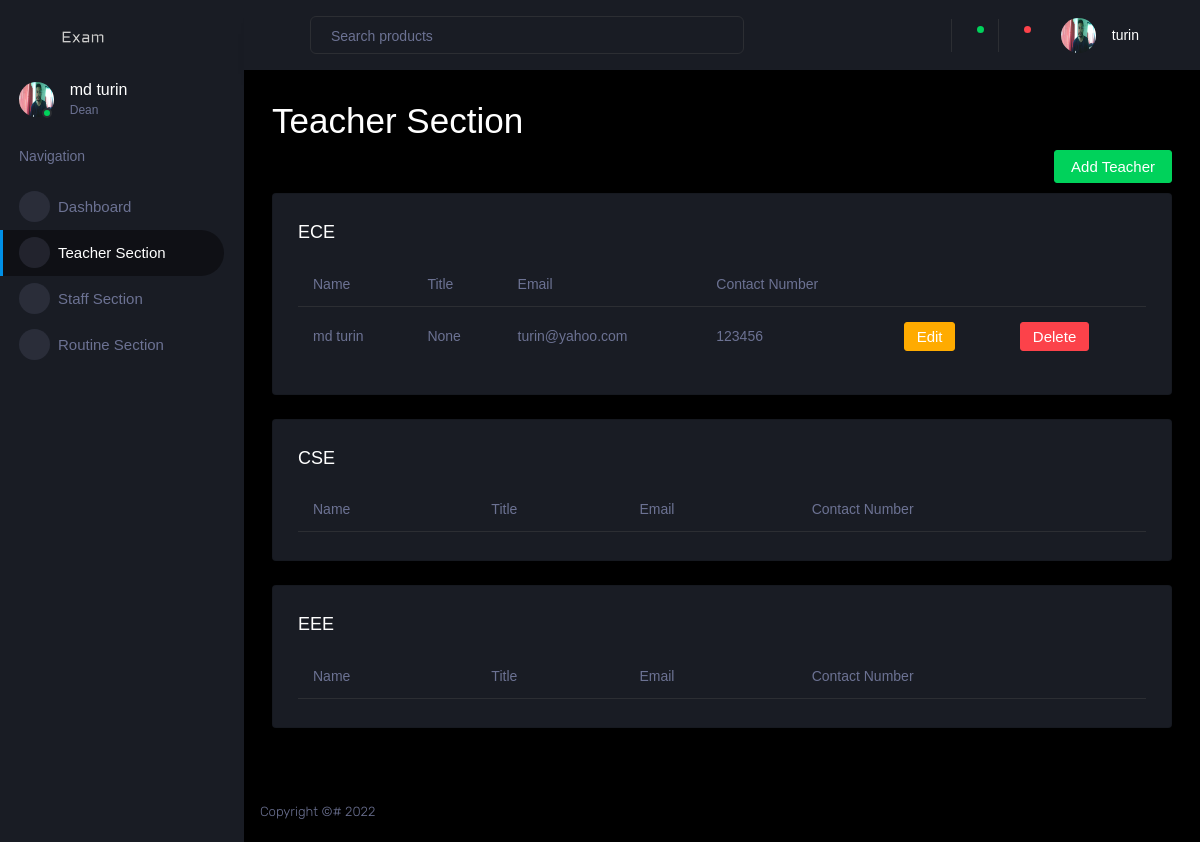
The page /user/teacher-section (signed in) on the database as committed earlier.
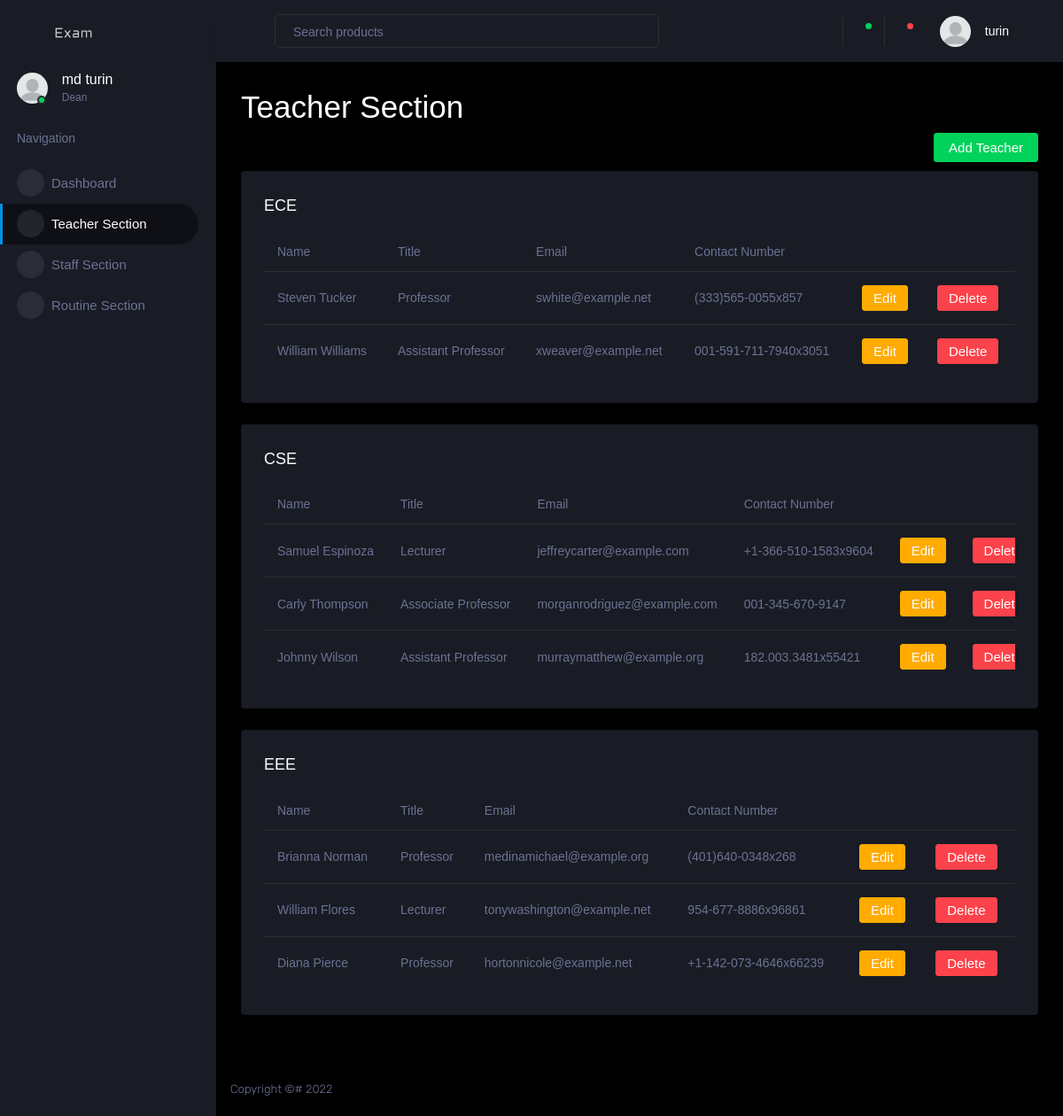
The same page on the database as committed later.
### account/models.py (models this page shows, shortened)
class Teacher(models.Model):
    user = models.OneToOneField(
        User, on_delete=models.CASCADE, primary_key=True)
    title = models.CharField(max_length=255, null=False,
                             choices=TEACHER_TITLE_CHOICES, default='None')
    contact_number = models.CharField(null=False, unique=True, max_length=255)
    profile_picture = models.ImageField(
        upload_to=get_profile_pictures_directory, blank=True, null=True)
    department = models.ForeignKey(
        Department, on_delete=models.DO_NOTHING)

### dashboard/models.py (models this page shows)
class Department(models.Model):
    name = models.CharField(max_length=255, null=True)
    faculty = models.ForeignKey(Faculty, on_delete=models.PROTECT)
    def __str__(self) -> str:
        return self.name

### dashboard/views.py (the view)
# urls.py: path('teacher-section', teacher_page, name='teacher-section'),
def teacher_page(request):
    context = get_context(request)
    return render(request, 'teacher-section.html', context)

### dashboard/models.py (called while the page is built)
    def __str__(self) -> str:
        return self.name

### dashboard/views.py (called while the page is built)
def is_dean(user):
    try:
        teacher = Teacher.objects.get(user=user)
    except Teacher.DoesNotExist:
        return None
    deans = Dean.objects.filter(teacher=teacher).order_by('-joined')[:1]
    if len(deans) != 1:
        return None
    return deans[0]

def is_staff(user):
    try:
        staff = Staff.objects.get(user=user)
    except Staff.DoesNotExist:
        return None
    return staff

def is_teacher(user):
    try:
        teacher = Teacher.objects.get(user=user)
    except Teacher.DoesNotExist:
        return None
    return teacher

def get_staff(faculty):
    return list(Staff.objects.filter(faculty=faculty))

def get_courses(faculty):
    courses = Course.objects.all()
    selected_courses = []
    for course in courses:
        dept = Department.objects.get(name=course.department)
        if dept.faculty == faculty:
            selected_courses.append(course)
    return selected_courses

def get_routines(faculty):
    return list(Routine.objects.filter(faculty=faculty))

def get_teachers(faculty):
    teachers = Teacher.objects.all()
    selected_teachers = []
    for teacher in teachers:
        dept = Department.objects.get(name=teacher.department)
        if dept.faculty == faculty:
            selected_teachers.append(teacher)
    return selected_teachers

def get_context(request):
    faculty_name = None
    dean = is_dean(request.user)
    staff = is_staff(request.user)
    teacher = is_teacher(request.user)
    if staff:
        faculty_name = staff.faculty
    elif dean:
        faculty_name = dean.faculty
    context = {
        'is_staff': (staff != None or dean != None),
        'if_staff': staff,
        'if_dean': dean,
        'user': staff or teacher
    }
    if context['is_staff']:
        faculty = Faculty.objects.get(name=faculty_name)
        context['staffs'] = get_staff(faculty)
        context['courses'] = get_courses(faculty_name)
        context['routines'] = get_routines(faculty)
        context['teachers'] = get_teachers(faculty_name)
        context['departments'] = list(Department.objects.filter(faculty=faculty))
    return context

### dashboard/templates/teacher-section.html
{% extends "dashboard-base.html" %}
{% load static %}
{% block content %}
<h1>Teacher Section</h1>
<div class="create-new">
  <a class="nav-link btn btn-success create-new-button"  href="{% url 'add-teacher' %}" >
    Add Teacher
  </a>
</div>
{% for department in departments %}
  <div class="row">
    <div class="col-12 grid-margin">
      <div class="card">
        <div class="card-body">
          <h4 class="card-title">{{ department.name }}</h4>
          <div class="table-responsive">
            <table class="table">
              <thead>
                <tr>
                  <th>Name</th>
                  <th>Title</th>
                  <th>Email</th>
                  <th>Contact Number</th>
                </tr>
              </thead>
              <tbody>
                {% for teacher in teachers %}
                  {% if department == teacher.department %}
                    <tr>
                      <td>{{ teacher.user.first_name }} {{ teacher.user.last_name }}</td>
                      <td>{{ teacher.title }}</td>
                      <td>{{ teacher.user }}</td>
                      <td>{{ teacher.contact_number }}</td>
                      <td><button class="btn btn-warning">Edit</button></td>
                      <td><button class="btn btn-danger">Delete</button></td>
                    </tr>
                  {% endif %}
                {% endfor %}
              </tbody>
            </table>
          </div>
        </div>
      </div>
    </div>
  </div>
{% endfor %}
{% endblock content %}

### dashboard/templates/dashboard-base.html (shortened to what this page needs)
{% load static %}
<!DOCTYPE html>
<html lang="en">
  <head>
    <link rel="stylesheet" href="{% static 'dashboard/vendors/mdi/css/materialdesignicons.min.css' %}" />
    <link rel="stylesheet" href="{% static 'dashboard/vendors/css/vendor.bundle.base.css' %}" />
    <link rel="stylesheet" href="{% static 'dashboard/vendors/jvectormap/jquery-jvectormap.css' %}" />
    <link rel="stylesheet" href="{% static 'dashboard/vendors/flag-icon-css/css/flag-icon.min.css' %}" />
    <link rel="stylesheet" href="{% static 'dashboard/vendors/owl-carousel-2/owl.carousel.min.css' %}" />
    <link rel="stylesheet" href="{% static 'dashboard/vendors/owl-carousel-2/owl.theme.default.min.css' %}" />
    <link rel="stylesheet" href="{% static 'dashboard/css/style.css' %}" />
  </head>
  <body>
    <div class="container-scroller">
      <nav class="sidebar sidebar-offcanvas" id="sidebar">
        <div class="sidebar-brand-wrapper d-none d-lg-flex align-items-center justify-content-center fixed-top" >
          <a class="sidebar-brand brand-logo" href="#">
            <img src="{% static 'dashboard/images/logo.svg' %}" alt="logo"/>
          </a>
        </div>
        <ul class="nav">
          <li class="nav-item profile">
            <div class="profile-desc">
              <div class="profile-pic">
                <div class="count-indicator">
                  {% if user.profile_picture %}
                    <img class="img-xs rounded-circle" src="{{ user.profile_picture.url }}" />
                  {% else %}
                    <img class="img-xs rounded-circle" src="{% static 'dashboard/images/dummy.png' %}" />
                  {% endif %}
                  <span class="count bg-success"></span>
                </div>
                <div class="profile-name">
                  <h5 class="mb-0 font-weight-normal">
                    {{ user.user.first_name }} {{ user.user.last_name }}
                  </h5>
                  <span>
                    {% if if_staff %}
                      Staff
                    {% elif if_dean %}
                      Dean
                    {% else %}
                      Teacher
                    {% endif %}
                  </span>
                </div>
              </div>
            </div>
          </li>
          <li class="nav-item nav-category">
            <span class="nav-link">Navigation</span>
          </li>
          <li class="nav-item menu-items">
            <a class="nav-link" href="{% url 'dashboard-page' %}">
              <span class="menu-icon">
                <i class="mdi mdi-speedometer"></i>
              </span>
              <span class="menu-title">Dashboard</span>
            </a>
          </li>
          {% if is_staff %}
          <li class="nav-item menu-items">
            <a class="nav-link" href="{% url 'teacher-section' %}">
              <span class="menu-icon">
                <i class="mdi mdi-playlist-play"></i>
              </span>
              <span class="menu-title">Teacher Section</span>
            </a>
          </li>
          {% if if_dean %}
          <li class="nav-item menu-items">
            <a class="nav-link" href="{% url 'staff-section' %}">
              <span class="menu-icon">
                <i class="mdi mdi-table-large"></i>
              </span>
              <span class="menu-title">Staff Section</span>
            </a>
          </li>
          {% endif %}
          <li class="nav-item menu-items">
            <a class="nav-link" href="{% url 'routine-section' %}">
              <span class="menu-icon">
                <i class="mdi mdi-chart-bar"></i>
              </span>
              <span class="menu-title">Routine Section</span>
            </a>
          </li>
          {% endif %}
        </ul>
      </nav>
      <div class="container-fluid page-body-wrapper">
        <nav class="navbar p-0 fixed-top d-flex flex-row">
          <div class="navbar-menu-wrapper flex-grow d-flex align-items-stretch">
            <button
              class="navbar-toggler navbar-toggler align-self-center"
              type="button"
              data-toggle="minimize"
            >
              <span class="mdi mdi-menu"></span>
            </button>
            <ul class="navbar-nav w-100">
              <li class="nav-item w-100">
                <form class="nav-link mt-2 mt-md-0 d-none d-lg-flex search">
                  <input
                    type="text"
                    class="form-control"
                    placeholder="Search products"
                  />
                </form>
              </li>
            </ul>
            <ul class="navbar-nav navbar-nav-right">
              <li class="nav-item nav-settings d-none d-lg-block">
                <a class="nav-link" href="#">
                  <i class="mdi mdi-view-grid"></i>
                </a>
              </li>
              <li class="nav-item dropdown border-left">
                <a
                  class="nav-link count-indicator dropdown-toggle"
                  id="messageDropdown"
                  href="#"
                  data-toggle="dropdown"
                  aria-expanded="false"
                >
                  <i class="mdi mdi-email"></i>
                  <span class="count bg-success"></span>
                </a>
              </li>
              <li class="nav-item dropdown border-left">
                <a
                  class="nav-link count-indicator dropdown-toggle"
                  id="notificationDropdown"
                  href="#"
                  data-toggle="dropdown"
                >
                  <i class="mdi mdi-bell"></i>
                  <span class="count bg-danger"></span>
                </a>
              </li>
              <li class="nav-item dropdown">
                <a
                  class="nav-link"
                  id="profileDropdown"
                  href="#"
                  data-toggle="dropdown"
                >
                  <div class="navbar-profile">
                    {% if user.profile_picture %}
                      <img
                      class="img-xs rounded-circle"
                      src="{{ user.profile_picture.url }}"
                      />
                    {% else %}
                      <img
                      class="img-xs rounded-circle"
                      src="{% static 'dashboard/images/dummy.png' %}"
                      />
                    {% endif %}
                    <p class="mb-0 d-none d-sm-block navbar-profile-name">
                      {{ user.user.last_name }}
                    </p>
                    <i class="mdi mdi-menu-down d-none d-sm-block pl-3"></i>
                  </div>
                </a>
              </li>
            </ul>
          </div>
        </nav>
        <div class="main-panel">
          <div class="content-wrapper">
            {% block content %}{% endblock %}
          </div>
          <footer class="footer">
            <div
              class="d-sm-flex justify-content-center justify-content-sm-between"
            >
              <span
                class="text-muted d-block text-center text-sm-left d-sm-inline-block"
                >Copyright ©# 2022</span
              >
            </div>
          </footer>
        </div>
      </div>
    </div>
  </body>
</html>

Rows that differ between the two databases and show on the page:
changed Teacher "md": profile_picture: picture removed
changed Department "ECE": loses Teacher (profile_picture (picture), user.first_name "md", user.last_name "turin", title "None", user "turin@yahoo.com", contact_number "123456")
added Teacher: user.first_name "Steven", user.last_name "Tucker", title "Professor", user "swhite@example.net", contact_number "(333)565-0055x857", shown under Department "ECE"
added Teacher: user.first_name "William", user.last_name "Williams", title "Assistant Professor", user "xweaver@example.net", contact_number "001-591-711-7940x3051", shown under Department "ECE"
added Teacher: user.first_name "Samuel", user.last_name "Espinoza", title "Lecturer", user "jeffreycarter@example.com", contact_number "+1-366-510-1583x9604", shown under Department "CSE"
added Teacher: user.first_name "Carly", user.last_name "Thompson", title "Associate Professor", user "morganrodriguez@example.com", contact_number "001-345-670-9147", shown under Department "CSE"
added Teacher: user.first_name "Johnny", user.last_name "Wilson", title "Assistant Professor", user "murraymatthew@example.org", contact_number "182.003.3481x55421", shown under Department "CSE"
added Teacher: user.first_name "Brianna", user.last_name "Norman", title "Professor", user "medinamichael@example.org", contact_number "(401)640-0348x268", shown under Department "EEE"
added Teacher: user.first_name "William", user.last_name "Flores", title "Lecturer", user "tonywashington@example.net", contact_number "954-677-8886x96861", shown under Department "EEE"
added Teacher: user.first_name "Diana", user.last_name "Pierce", title "Professor", user "hortonnicole@example.net", contact_number "+1-142-073-4646x66239", shown under Department "EEE"
